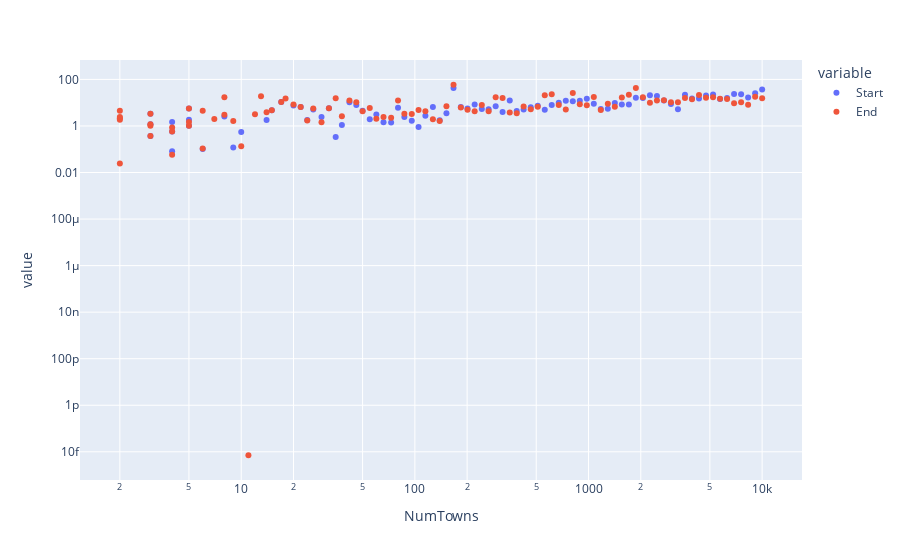

Source (notebook cell):
### Markdown cell above
#### Comparing Allocation Front and Back - L2 End Exaggerated

### Code cell
data_dict_5 = {'NumTowns':[],'Start':[],'End':[]}
for n in np.logspace(0,4,100):
    n=int(n)+1
    data_dict_5['NumTowns'].append(n)
    demand_means = np.random.uniform(0, demand_mean, n)
    town_demands, town_expected_demands = make_demands_gaussian_dynamic(n, demand_means)
    budget = np.sum(town_expected_demands)
    mid = int((n-1)/2)
    opt_1 = waterfilling(town_demands,budget)[:mid]
    opt_2 = waterfilling(town_demands,budget)[mid:n]
    
    for j in range(2):
        if j==0:
            data_dict_5['Start'].append(np.linalg.norm(opt_1 - waterfilling_dynamic(town_expected_demands,town_demands,budget)[:mid]))
        if j==1:
            data_dict_5['End'].append(np.linalg.norm(opt_2 - waterfilling_dynamic(town_expected_demands,town_demands,budget)[mid:n]))
df_uniform = pd.DataFrame(data_dict_5).melt(id_vars="NumTowns")

fig = px.scatter(df_uniform, x="NumTowns", y="value", color='variable')
fig.update_layout(xaxis_type="log", yaxis_type="log")
fig.show()

### Figure 1 — Plotly figure (JSON) as saved in the notebook; plotly's stock layout.template omitted (floating-point values rounded to 4 significant figures)
{"data": [{"hoverlabel": {"namelength": 0}, "hovertemplate": "variable=Start<br>NumTowns=%{x}<br>value=%{y}", "legendgroup": "Start", "marker": {"color": "#636efa", "symbol": "circle"}, "mode": "markers", "name": "Start", "showlegend": true, "type": "scatter", "x": [2, 2, 2, 2, 2, 2, 2, 2, 3, 3, 3, 3, 4, 4, 4, 5, 5, 5, 6, 6, 7, 8, 8, 9, 10, 11, 12, 13, 14, 15, 17, 18, 20, 22, 24, 26, 29, 32, 35, 38, 42, 46, 50, 55, 60, 66, 73, 80, 87, 96, 105, 115, 127, 139, 152, 167, 184, 201, 221, 243, 266, 292, 320, 352, 386, 423, 465, 510, 560, 614, 674, 740, 812, 891, 978, 1073, 1177, 1292, 1418, 1556, 1708, 1874, 2057, 2258, 2478, 2719, 2984, 3275, 3594, 3945, 4329, 4751, 5215, 5723, 6281, 6893, 7565, 8303, 9112, 10001], "xaxis": "x", "y": [0, 0, 0, 0, 0, 0, 0, 0, 0, 1.196, 3.382, 0.3743, 1.472, 0.5765, 0.0818, 1.859, 1.016, 5.586, 0.1034, 0, 0, 0, 2.569, 0.1189, 0.5546, 0, 0, 0, 1.8, 4.765, 10.63, 0, 7.535, 6.547, 1.793, 5.085, 2.454, 5.703, 0.3377, 1.086, 10.39, 7.991, 4.465, 1.935, 3.125, 1.447, 1.401, 5.985, 2.422, 1.688, 0.8962, 2.713, 6.555, 1.77, 3.512, 42.64, 6.47, 5.688, 8.294, 5.392, 5.21, 7.016, 3.929, 12.52, 4.394, 5.148, 6.4, 7.305, 4.908, 7.883, 9.812, 12.02, 11.63, 12.05, 14.58, 9.099, 5.297, 5.454, 9.667, 8.312, 8.422, 16.11, 15.95, 20.72, 19.19, 12.42, 8.694, 5.195, 22.17, 15.23, 15.23, 20.5, 22.29, 14.24, 16.08, 23.53, 23.08, 16.75, 25.72, 37.17], "yaxis": "y"}, {"hoverlabel": {"namelength": 0}, "hovertemplate": "variable=End<br>NumTowns=%{x}<br>value=%{y}", "legendgroup": "End", "marker": {"color": "#EF553B", "symbol": "circle"}, "mode": "markers", "name": "End", "showlegend": true, "type": "scatter", "x": [2, 2, 2, 2, 2, 2, 2, 2, 3, 3, 3, 3, 4, 4, 4, 5, 5, 5, 6, 6, 7, 8, 8, 9, 10, 11, 12, 13, 14, 15, 17, 18, 20, 22, 24, 26, 29, 32, 35, 38, 42, 46, 50, 55, 60, 66, 73, 80, 87, 96, 105, 115, 127, 139, 152, 167, 184, 201, 221, 243, 266, 292, 320, 352, 386, 423, 465, 510, 560, 614, 674, 740, 812, 891, 978, 1073, 1177, 1292, 1418, 1556, 1708, 1874, 2057, 2258, 2478, 2719, 2984, 3275, 3594, 3945, 4329, 4751, 5215, 5723, 6281, 6893, 7565, 8303, 9112, 10001], "xaxis": "x", "y": [2.161, 1.838, 0, 0, 0, 4.518, 0.02446, 2.408, 1.026, 1.196, 3.382, 0.3743, 0.8499, 0.5765, 0.05784, 1.488, 1.016, 5.586, 0.1069, 4.494, 2.014, 17.3, 3.041, 1.648, 0.1333, 7.105e-15, 3.219, 18.8, 3.863, 4.765, 10.63, 15.22, 8.289, 6.547, 1.73, 5.691, 1.456, 5.703, 15.58, 2.591, 12.44, 10.47, 4.261, 5.978, 2.017, 2.396, 2.234, 12.53, 3.312, 3.242, 4.828, 4.249, 1.963, 1.648, 6.968, 58.94, 6.231, 4.944, 4.317, 7.903, 4.335, 17.15, 15.92, 3.753, 3.472, 6.846, 5.159, 6.735, 20.7, 22.74, 7.951, 5.133, 25.74, 8.589, 7.809, 17.41, 4.869, 9.057, 6.689, 16.87, 21.85, 42.67, 16.93, 9.981, 12.38, 12.72, 10.52, 10.49, 15.92, 14.19, 21.52, 16.12, 16.96, 14.66, 14.38, 9.487, 10.55, 8.245, 18.19, 15.4], "yaxis": "y"}], "layout": {"legend": {"title": {"text": "variable"}, "tracegroupgap": 0}, "margin": {"t": 60}, "xaxis": {"anchor": "y", "domain": [0, 1], "title": {"text": "NumTowns"}, "type": "log"}, "yaxis": {"anchor": "x", "domain": [0, 1], "title": {"text": "value"}, "type": "log"}}}
